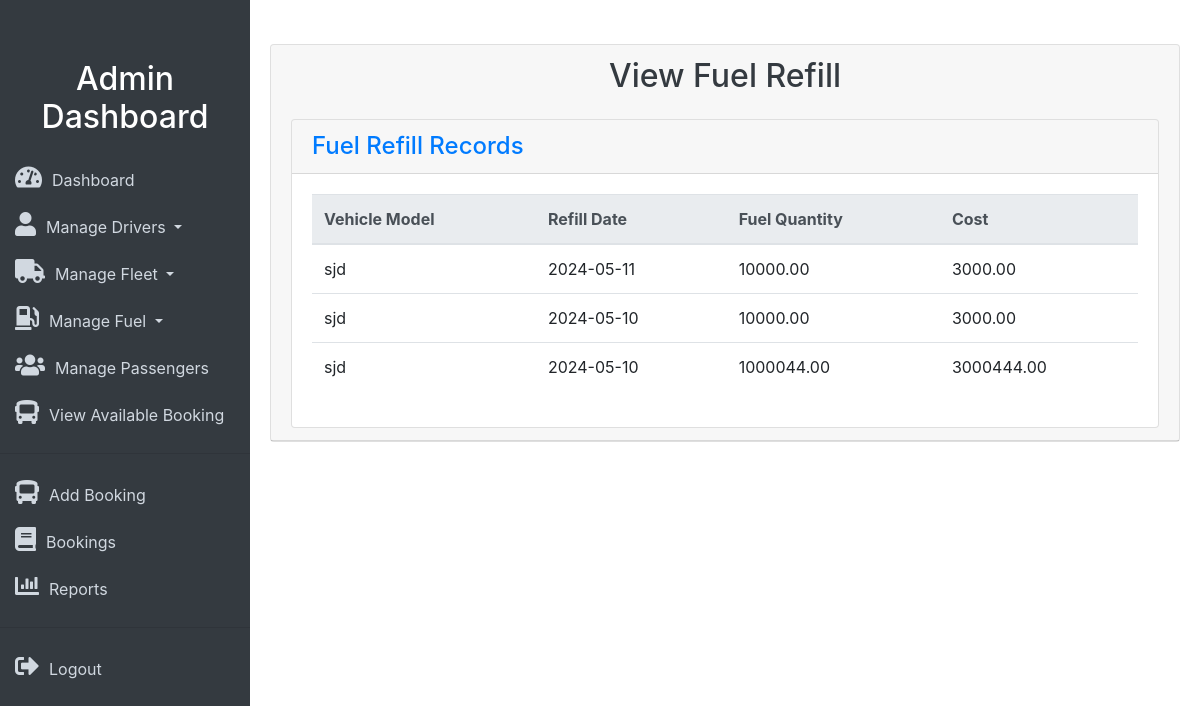
Screenshot of /admin/view_fuel_refill.php (signed in) with the database file from the repository.
### tables this page shows
CREATE TABLE `fuel_refills` (
  `RefillID` int(11) NOT NULL,
  `VehicleID` int(11) DEFAULT NULL,
  `RefillDate` date DEFAULT NULL,
  `FuelQuantity` decimal(10,2) DEFAULT NULL,
  `Cost` decimal(10,2) DEFAULT NULL
);

CREATE TABLE `vehicle` (
  `VehicleID` int(11) NOT NULL,
  `VehicleNumber` varchar(20) NOT NULL,
  `Model` varchar(50) NOT NULL,
  `Year` int(11) NOT NULL,
  `Mileage` int(11) DEFAULT NULL,
  `LastServiceDate` date DEFAULT NULL
);

### admin/view_fuel_refill.php (the view, shortened to what this page needs)
<!DOCTYPE html>
<html lang="en">
<head>
    <link rel="stylesheet" href="https://stackpath.bootstrapcdn.com/bootstrap/4.5.2/css/bootstrap.min.css">
    <link rel="stylesheet" href="https://cdnjs.cloudflare.com/ajax/libs/font-awesome/5.15.4/css/all.min.css">
    <link rel="stylesheet" href="css/style.css">
</head>
<body>
    <div class="sidebar">
        <h2>Admin Dashboard</h2>
        <a href="admindashboard.php"><i class="fas fa-tachometer-alt icon"></i>Dashboard</a>
        <div class="dropdown">
            <a href="#" class="dropdown-toggle" id="manageDriversDropdown" data-toggle="dropdown" aria-haspopup="true" aria-expanded="false">
                <i class="fas fa-user icon"></i>Manage Drivers
            </a>
        </div>
        <div class="dropdown">
        <a href="#" class="dropdown-toggle" id="manageFleetDropdown" data-toggle="dropdown" aria-haspopup="true" aria-expanded="false">
    <i class="fas fa-truck icon"></i>Manage Fleet
</a>
</div>
<div class="dropdown">
<a href="#" class="dropdown-toggle" id="manageFuelDropdown" data-toggle="dropdown" aria-haspopup="true" aria-expanded="false">
    <i class="fas fa-gas-pump icon"></i>Manage Fuel
</a>
</div>
        <a href="adminmanagepas.php"><i class="fas fa-users icon"></i>Manage Passengers</a>
        <a href="Viewavailabletrips.php"><i class="fas fa-bus icon"></i>View Available Booking</a>
        <hr>
        <a href="add_booking.php"><i class="fas fa-bus icon"></i>Add Booking</a>
        <a href="adminviewbook.php"><i class="fas fa-book icon"></i>Bookings</a>
        <a href="reports.php"><i class="fas fa-chart-bar icon"></i>Reports</a>
        <hr>
        <a href="logout.php"><i class="fas fa-sign-out-alt icon"></i>Logout</a>
    </div>
    <div class="content">
    <div class="card mt-4">
        <div class="card-header">
    <h2 class="text-center">View Fuel Refill</h2>
    <div class="card mt-4">
        <div class="card-header">
            <h4 class="mb-0">Fuel Refill Records</h4>
        </div>
        <div class="card-body">
            <div class="table-responsive">
                <table class="table table-hover">
                    <thead class="thead-light">
                        <tr>
                            <th>Vehicle Model</th>
                            <th>Refill Date</th>
                            <th>Fuel Quantity</th>
                            <th>Cost</th>
                        </tr>
                    </thead>
                    <tbody>
                        <?php
                        include 'db_connect.php';
                        $sql = "SELECT vehicle.Model, fuel_refills.RefillDate, fuel_refills.FuelQuantity, fuel_refills.Cost
                                FROM fuel_refills
                                INNER JOIN vehicle ON fuel_refills.VehicleID = vehicle.VehicleID";
                        $result = $conn->query($sql);
                        if (!$result) {
                            echo "Error: " . $sql . "<br>" . $conn->error;
                        } else {
                            if ($result->num_rows > 0) {
                                while ($row = $result->fetch_assoc()) {
                                    echo "<tr>
                                            <td>" . $row["Model"] . "</td>
                                            <td>" . $row["RefillDate"] . "</td>
                                            <td>" . $row["FuelQuantity"] . "</td>
                                            <td>" . $row["Cost"] . "</td>
                                        </tr>";
                                }
                            } else {
                                echo "<tr><td colspan='4'>No fuel refill records found</td></tr>";
                            }
                        }
                        ?>
                    </tbody>
                </table>
            </div>
        </div>
    </div>
</div>
    </body>
    </html>

### admin/css/style.css (style rules this page uses)
.sidebar { height: 100%; width: 250px; position: fixed; top: 0; left: 0; background-color: #343a40; padding-top: 50px; overflow-y: auto; }
.sidebar h2 { color: #fff; padding: 10px 0; text-align: center; }
.sidebar a { padding: 10px 15px; text-decoration: none; display: block; color: #d1d8e0; transition: background-color 0.3s; }
.content { margin-left: 250px; padding: 20px; transition: margin-left 0.3s; }
.icon { font-size: 24px; margin-right: 10px; }
h2 { color: #343a40; margin-top: 0; }
h4 { color: #007bff; }
@media screen and (min-width: 768px) { .sidebar { left: 0; } }
@media screen and (min-width: 768px) { .content { margin-left: 250px; } }

### rows the page displays
fuel_refills: VehicleID.Model "sjd", RefillDate "2024-05-11", FuelQuantity "10000.00", Cost "3000.00"
fuel_refills: VehicleID.Model "sjd", RefillDate "2024-05-10", FuelQuantity "10000.00", Cost "3000.00"
fuel_refills: VehicleID.Model "sjd", RefillDate "2024-05-10", FuelQuantity "1000044.00", Cost "3000444.00"
